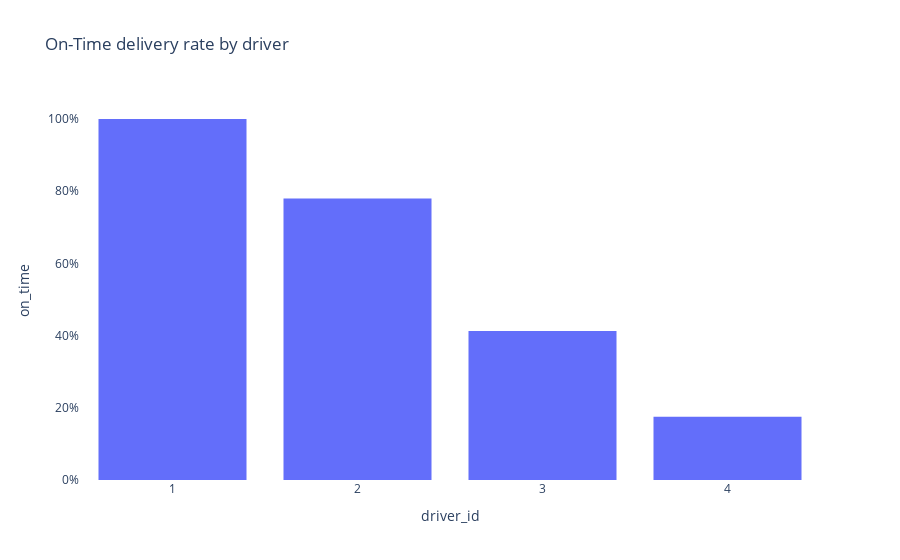

Notebook source saved alongside this figure:
### Code cell
driver_stats = merged_data.groupby('driver_id')['on_time'].mean().reset_index()
fig = px.bar( driver_stats, x='driver_id', y='on_time', color='on_time', color_continuous_scale=[(0, '#636EFA'), (1, '#636EFA')], title='On-Time delivery rate by driver',
              category_orders={"driver_id": [1, 2, 3, 4]})
fig.update_layout(yaxis_tickformat='.0%', xaxis={'tickvals': [1, 2, 3, 4]}, plot_bgcolor='white', coloraxis_showscale=False)
fig.update_traces(marker_line_width=0, marker_line_color='white')
fig.show()

### Figure 1 — Plotly figure (JSON) as saved in the notebook; plotly's stock layout.template omitted (floating-point values rounded to 4 significant figures)
{"data": [{"hovertemplate": "driver_id=%{x}<br>on_time=%{marker.color}<extra></extra>", "legendgroup": "", "marker": {"color": [1.0, 0.78, 0.4125, 0.1753], "coloraxis": "coloraxis", "line": {"color": "white", "width": 0}, "pattern": {"shape": ""}}, "name": "", "orientation": "v", "showlegend": false, "textposition": "auto", "type": "bar", "x": [1, 2, 3, 4], "xaxis": "x", "y": [1.0, 0.78, 0.4125, 0.1753], "yaxis": "y"}], "layout": {"barmode": "relative", "coloraxis": {"colorbar": {"title": {"text": "on_time"}}, "colorscale": [[0, "#636EFA"], [1, "#636EFA"]], "showscale": false}, "legend": {"tracegroupgap": 0}, "plot_bgcolor": "white", "title": {"text": "On-Time delivery rate by driver"}, "xaxis": {"anchor": "y", "categoryarray": [1, 2, 3, 4], "categoryorder": "array", "domain": [0, 1], "tickvals": [1, 2, 3, 4], "title": {"text": "driver_id"}}, "yaxis": {"anchor": "x", "domain": [0, 1], "tickformat": ".0%", "title": {"text": "on_time"}}}}
